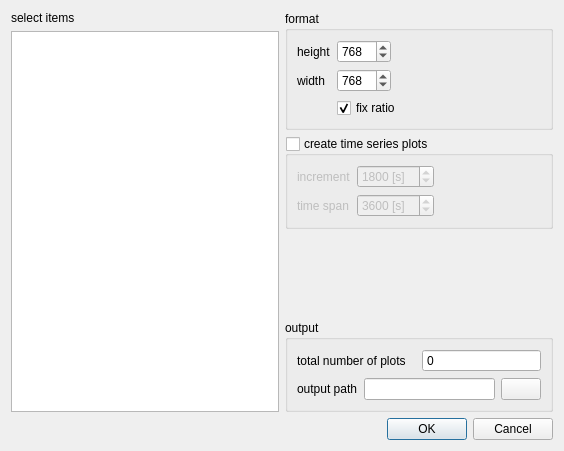
<?xml version="1.0" encoding="UTF-8"?>
<ui version="4.0">
 <class>RenderSetup</class>
 <widget class="QDialog" name="RenderSetup">
  <property name="geometry">
   <rect>
    <x>0</x>
    <y>0</y>
    <width>564</width>
    <height>451</height>
   </rect>
  </property>
  <property name="windowTitle">
   <string>Dialog</string>
  </property>
  <layout class="QVBoxLayout" name="verticalLayout_3">
   <item>
    <layout class="QHBoxLayout" name="horizontalLayout_5">
     <item>
      <layout class="QVBoxLayout" name="verticalLayout">
       <item>
        <widget class="QLabel" name="label">
         <property name="text">
          <string>select items</string>
         </property>
        </widget>
       </item>
       <item>
        <widget class="QListView" name="listView"/>
       </item>
      </layout>
     </item>
     <item>
      <layout class="QVBoxLayout" name="verticalLayout_2">
       <item>
        <widget class="QGroupBox" name="groupBox">
         <property name="title">
          <string>format</string>
         </property>
         <layout class="QFormLayout" name="formLayout">
          <item row="0" column="0">
           <widget class="QLabel" name="label_2">
            <property name="text">
             <string>height</string>
            </property>
           </widget>
          </item>
          <item row="0" column="1">
           <layout class="QHBoxLayout" name="horizontalLayout_2">
            <item>
             <widget class="QSpinBox" name="spinBox_height">
              <property name="maximum">
               <number>9999</number>
              </property>
              <property name="value">
               <number>768</number>
              </property>
             </widget>
            </item>
            <item>
             <spacer name="horizontalSpacer">
              <property name="orientation">
               <enum>Qt::Horizontal</enum>
              </property>
              <property name="sizeHint" stdset="0">
               <size>
                <width>40</width>
                <height>20</height>
               </size>
              </property>
             </spacer>
            </item>
           </layout>
          </item>
          <item row="1" column="0">
           <widget class="QLabel" name="label_3">
            <property name="text">
             <string>width</string>
            </property>
           </widget>
          </item>
          <item row="1" column="1">
           <layout class="QHBoxLayout" name="horizontalLayout">
            <item>
             <widget class="QSpinBox" name="spinBox_width">
              <property name="maximum">
               <number>9999</number>
              </property>
              <property name="value">
               <number>768</number>
              </property>
             </widget>
            </item>
            <item>
             <spacer name="horizontalSpacer_2">
              <property name="orientation">
               <enum>Qt::Horizontal</enum>
              </property>
              <property name="sizeHint" stdset="0">
               <size>
                <width>40</width>
                <height>20</height>
               </size>
              </property>
             </spacer>
            </item>
           </layout>
          </item>
          <item row="2" column="1">
           <widget class="QCheckBox" name="checkBox_fixRatio">
            <property name="text">
             <string>fix ratio</string>
            </property>
            <property name="checked">
             <bool>true</bool>
            </property>
           </widget>
          </item>
         </layout>
        </widget>
       </item>
       <item>
        <widget class="QGroupBox" name="groupBox_timeSeries">
         <property name="title">
          <string>create time series plots</string>
         </property>
         <property name="checkable">
          <bool>true</bool>
         </property>
         <property name="checked">
          <bool>false</bool>
         </property>
         <layout class="QFormLayout" name="formLayout_2">
          <item row="0" column="0">
           <widget class="QLabel" name="label_5">
            <property name="text">
             <string>increment</string>
            </property>
           </widget>
          </item>
          <item row="0" column="1">
           <layout class="QHBoxLayout" name="horizontalLayout_3">
            <item>
             <widget class="QSpinBox" name="spinBox_increment">
              <property name="suffix">
               <string> [s]</string>
              </property>
              <property name="minimum">
               <number>1</number>
              </property>
              <property name="maximum">
               <number>86400</number>
              </property>
              <property name="value">
               <number>1800</number>
              </property>
             </widget>
            </item>
            <item>
             <spacer name="horizontalSpacer_3">
              <property name="orientation">
               <enum>Qt::Horizontal</enum>
              </property>
              <property name="sizeHint" stdset="0">
               <size>
                <width>40</width>
                <height>20</height>
               </size>
              </property>
             </spacer>
            </item>
           </layout>
          </item>
          <item row="1" column="0">
           <widget class="QLabel" name="label_6">
            <property name="text">
             <string>time span</string>
            </property>
           </widget>
          </item>
          <item row="1" column="1">
           <layout class="QHBoxLayout" name="horizontalLayout_4">
            <item>
             <widget class="QSpinBox" name="spinBox_timespan">
              <property name="suffix">
               <string> [s]</string>
              </property>
              <property name="minimum">
               <number>1</number>
              </property>
              <property name="maximum">
               <number>86400</number>
              </property>
              <property name="value">
               <number>3600</number>
              </property>
             </widget>
            </item>
            <item>
             <spacer name="horizontalSpacer_4">
              <property name="orientation">
               <enum>Qt::Horizontal</enum>
              </property>
              <property name="sizeHint" stdset="0">
               <size>
                <width>40</width>
                <height>20</height>
               </size>
              </property>
             </spacer>
            </item>
           </layout>
          </item>
         </layout>
        </widget>
       </item>
       <item>
        <spacer name="verticalSpacer">
         <property name="orientation">
          <enum>Qt::Vertical</enum>
         </property>
         <property name="sizeHint" stdset="0">
          <size>
           <width>20</width>
           <height>40</height>
          </size>
         </property>
        </spacer>
       </item>
       <item>
        <widget class="QGroupBox" name="groupBox_3">
         <property name="title">
          <string>output</string>
         </property>
         <layout class="QVBoxLayout" name="verticalLayout_4">
          <item>
           <layout class="QHBoxLayout" name="horizontalLayout_7">
            <item>
             <widget class="QLabel" name="label_7">
              <property name="text">
               <string>total number of plots</string>
              </property>
             </widget>
            </item>
            <item>
             <widget class="QSpinBox" name="spinBox_numberOfPlots">
              <property name="readOnly">
               <bool>true</bool>
              </property>
              <property name="buttonSymbols">
               <enum>QAbstractSpinBox::NoButtons</enum>
              </property>
             </widget>
            </item>
           </layout>
          </item>
          <item>
           <layout class="QHBoxLayout" name="horizontalLayout_6">
            <item>
             <widget class="QLabel" name="label_4">
              <property name="text">
               <string>output path</string>
              </property>
             </widget>
            </item>
            <item>
             <widget class="QLineEdit" name="lineEdit_output"/>
            </item>
            <item>
             <widget class="QPushButton" name="pushButton">
              <property name="text">
               <string/>
              </property>
              <property name="icon">
               <iconset resource="../myresources.qrc">
                <normaloff>:/icons/icons/folder-saved-search.png</normaloff>:/icons/icons/folder-saved-search.png</iconset>
              </property>
             </widget>
            </item>
           </layout>
          </item>
         </layout>
        </widget>
       </item>
      </layout>
     </item>
    </layout>
   </item>
   <item>
    <widget class="QDialogButtonBox" name="buttonBox">
     <property name="orientation">
      <enum>Qt::Horizontal</enum>
     </property>
     <property name="standardButtons">
      <set>QDialogButtonBox::Cancel|QDialogButtonBox::Ok</set>
     </property>
    </widget>
   </item>
  </layout>
 </widget>
 <resources>
  <include location="../myresources.qrc"/>
 </resources>
 <connections>
  <connection>
   <sender>buttonBox</sender>
   <signal>accepted()</signal>
   <receiver>RenderSetup</receiver>
   <slot>accept()</slot>
   <hints>
    <hint type="sourcelabel">
     <x>248</x>
     <y>254</y>
    </hint>
    <hint type="destinationlabel">
     <x>157</x>
     <y>274</y>
    </hint>
   </hints>
  </connection>
  <connection>
   <sender>buttonBox</sender>
   <signal>rejected()</signal>
   <receiver>RenderSetup</receiver>
   <slot>reject()</slot>
   <hints>
    <hint type="sourcelabel">
     <x>316</x>
     <y>260</y>
    </hint>
    <hint type="destinationlabel">
     <x>286</x>
     <y>274</y>
    </hint>
   </hints>
  </connection>
 </connections>
</ui>
